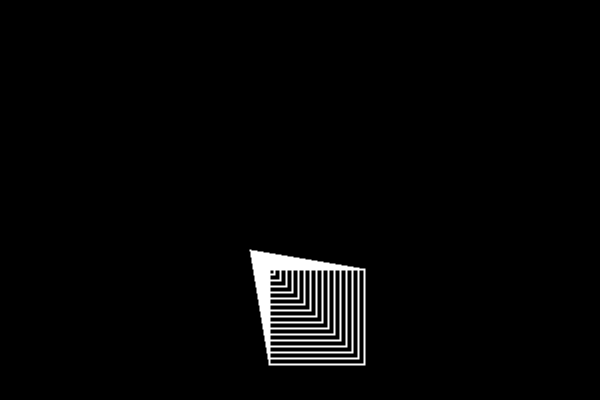
Frame 1 (no input)
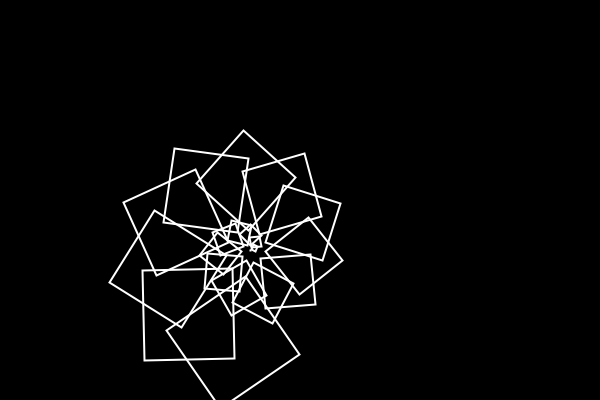
Frame 60 (the mouse pressed at the canvas centre just before this capture)
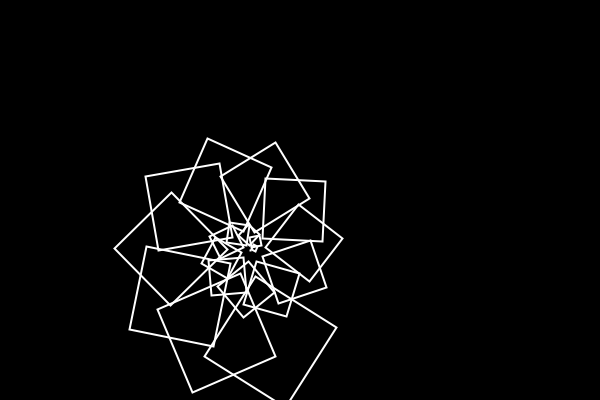
Frame 120 (the mouse held since frame 60 and released just before this capture)

The Processing sketch that drew these frames (run headless with seeded random() and noise(); from frame 60 on, the mouse is pressed at the canvas centre):

// Processing sketch: processing_110452
// ── processing_110452.pde

//Rotation testing
//Coursera Course on Processing

float counter = 0;
float speed = 0;

void setup(){

    size(600,400);
    background(0);
    noFill();
    stroke(255);
    strokeWeight(2);
    
}//end of setup

void draw(){
   
   translate(250,250);
   background(0);
   for(int i = 0; i < 20; i++){
       rotate(counter);
       rect(i , i , i * 5, i * 5);
   }
   
   counter = counter + speed;
   speed = map(mouseX , 0 , width , -0.01 , 0.01);
   
    

}//end of draw
